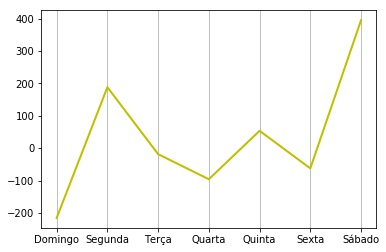
#> input picture nova_base/Jonas/imagem0.jpg, 386 x 252 px; its folder holds only this picture in this run
$ jupyter execute --allow-errors script_image_processing.ipynb   (shell and % lines are left out)   (older library calls are emulated)
#> lines starting #> are read from the running program, lines starting #| are printed output that depends on the picture; after the words box and inside, x2 and y2 are one past the last pixel; in counts of white or black regions, pixels touching at a corner belong together
#NOTAS

https://stackoverflow.com/questions/33541551/hough-lines-in-opencv-python

#Base fetch

#Image segmentation with Hough to detect axis
This code aims to segment graphs images between line and axis separately

###Detection axis function
Utilized for experiments

[cell 1]
# [49 lines left out: function detect_axis_from_chart_probabilistic, not called in this run]

###Mask to isolate lines function

[cell 2]
def get_mask_over_lines(img):
  img_out = np.ones((400,400), np.uint8) * 255

  blurGaussian = cv2.GaussianBlur(img,(5,5),0)
  ret, th2 = cv2.threshold(blurGaussian, 127, 255, cv2.THRESH_BINARY+cv2.THRESH_OTSU)

  # edges = cv2.Canny(th2,100,300,apertureSize = 3) # TODO removed
  laplacian = cv2.Laplacian(th2, cv2.CV_8UC1)
  kernel = np.array( [[0,1,0],
                      [1,1,1],
                      [0,1,0]], np.uint8)
  laplacian = cv2.dilate(laplacian,kernel,iterations = 1)

  # [5 lines of commented-out code are left out]

  most_left_vertical_line = (400,0,400,400)
  most_right_vertical_line = (0,0,0,400)
  upper_horizontal_line = (0,400,400,400)
  lower_horizontal_line = (0,0,400,0)

  lines = cv2.HoughLinesP(laplacian, 1, np.pi/180, 200, 100, 100)
  for line in lines:
    for x1,y1, x2,y2 in line:
      line = line[0]

      # vertical line case
      if x1 == x2:
        # find most left vertical line
        x_most_left = most_left_vertical_line[0]
        if x1 < x_most_left:
          most_left_vertical_line = line
        # find most right vertical line
        x_most_right = most_right_vertical_line[0]
        if x1 > x_most_right:
          most_right_vertical_line = line

      # horizontal line case
      elif y1 == y2:
        # find upper horizontal line
        y_most_upper = upper_horizontal_line[1]
        if y1 < y_most_upper:
          upper_horizontal_line = line
        # find lower horizontal line
        y_most_lower = lower_horizontal_line[1]
        if y1 > y_most_lower:
          lower_horizontal_line = line

      # TODO debug
      # cv2.line(img, (x1, y1), (x2, y2), (0,0,0), 2)

  # TODO debug
  # print('img')
  # cv2_imshow(img)

  margin_tolerance = 5

  # left
  x1, y1, x2, y2 = most_left_vertical_line
  cv2.rectangle(img_out, (0,0), (x2+margin_tolerance,400), (0,0,0), -1)

  #right
  x1, y1, x2, y2 = most_right_vertical_line
  cv2.rectangle(img_out, (400,400), (x2-margin_tolerance,0), (0,0,0), -1)

  #top
  x1, y1, x2, y2 = upper_horizontal_line
  cv2.rectangle(img_out, (0,0), (400,y2+margin_tolerance), (0,0,0), -1)

  #bottom
  x1, y1, x2, y2 = lower_horizontal_line
  cv2.rectangle(img_out, (400,400), (0,y2-margin_tolerance), (0,0,0), -1)

  return img_out

###Function to segment image between lines and axis

[cell 3]
def segment_image_lines_and_axis(img):
  # get mask from axis
  mask = get_mask_over_lines(img)
  # get only line part of graph
  line_part = cv2.bitwise_and(mask, img)
  # get only numbers and characters part of graph
  mask_inv = 255 - mask
  axis_information_part = cv2.bitwise_and(mask_inv, img)

  line_part = cv2.add(line_part, mask_inv)
  axis_information_part = cv2.add(axis_information_part, mask)

  # TODO debug
  # print('before')
  # cv2_imshow(line_part)
  # cv2_imshow(axis_information_part)

  line_part = cv2.GaussianBlur(line_part, (5,5), 0)
  ret, th_line_part = cv2.threshold(line_part, 210, 255, cv2.THRESH_BINARY)
  ret, th_axis_part = cv2.threshold(axis_information_part, 127, 255, cv2.THRESH_BINARY+cv2.THRESH_OTSU)

  return th_line_part, axis_information_part

###Execution over files

[cell 4]
import math
import cv2
import numpy as np
from matplotlib import pyplot as plt
from google.colab.patches import cv2_imshow
from PIL import Image
import glob
import shutil

dest_dir = "base"
# for diretorioPai in glob.glob('base/*'):
for diretorioPai in glob.glob('nova_base/*'):
  for imagem in glob.glob(diretorioPai+'/*'):
    if(".txt" not in imagem and ".docx" not in imagem and ".gif" not in imagem and ".svg" not in imagem and ".png" not in imagem and ".PNG" not in imagem):
      print(imagem)
      img = cv2.imread(imagem,0)
#> img: shape (252, 386); min 0, max 255, mean 248.1
      img = cv2.resize(img, (400,400))
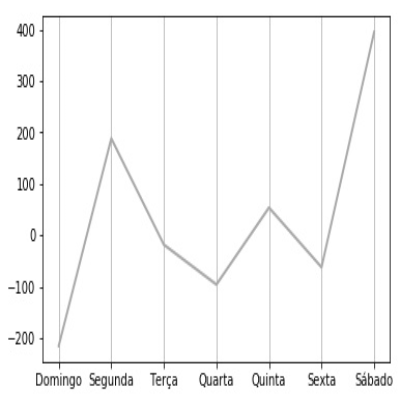
#> img: shape (400, 400); min 11, max 255, mean 248.1

      print('original')
      cv2_imshow(img)

      line_part, axis_information_part = segment_image_lines_and_axis(img)
#> in get_mask_over_lines, `blurGaussian = cv2.GaussianBlur(img,(5,5),0)`:
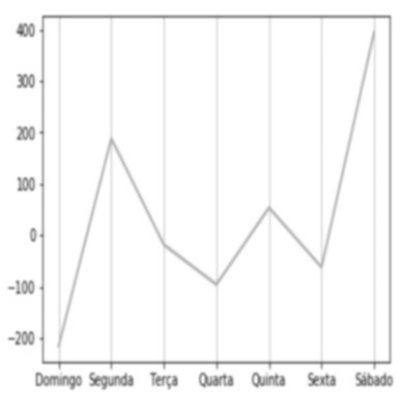
#> blurGaussian: shape (400, 400); min 91, max 255, mean 248.1
#> in get_mask_over_lines, `ret, th2 = cv2.threshold(blurGaussian, 127, 255, cv2.THRESH_BINARY+cv2..`:
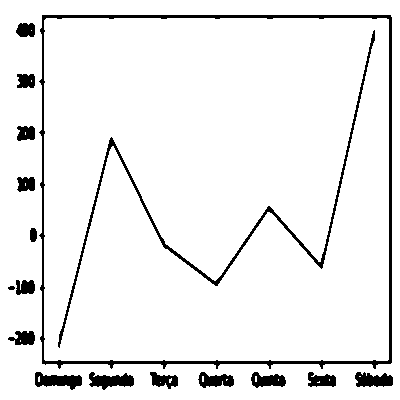
#> th2: shape (400, 400); 93.4% white; 17 black regions, largest, box (x1, y1, x2, y2) and area: (39, 15, 392, 369) 4066, (58, 30, 375, 348) 2211, (35, 372, 82, 390) 515
#> in get_mask_over_lines, `ret, th2 = cv2.threshold(blurGaussian, 127, 255, cv2.THRESH_BINARY+cv2..`: ret = 217
#> in get_mask_over_lines, `laplacian = cv2.Laplacian(th2, cv2.CV_8UC1)`: laplacian: shape (400, 400); 3.4% white in thin lines or dots
#> in get_mask_over_lines, `laplacian = cv2.dilate(laplacian,kernel,iterations = 1)`:
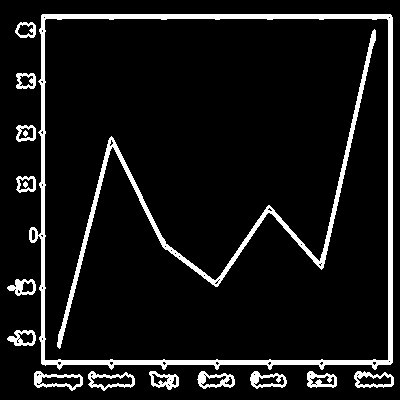
#> laplacian: shape (400, 400); 8.8% white; 17 white regions, largest, box (x1, y1, x2, y2) and area: (29, 14, 393, 370) 6890, (57, 29, 376, 349) 3646, (34, 371, 83, 391) 381
#> in get_mask_over_lines, `lines = cv2.HoughLinesP(laplacian, 1, np.pi/180, 200, 100, 100)`: lines = 21 rows, first 6: [42, 14, 390, 14], [41, 18, 392, 18], [41, 234, 41, 133], [45, 17, 388, 17], [388, 364, 388, 19], [390, 364, 390, 19]
#> the loop in get_mask_over_lines, `for line in lines:` made 21 passes
#> in get_mask_over_lines, `cv2.rectangle(img_out, (0,0), (x2+margin_tolerance,400), (0,0,0), -1)`: img_out: shape (400, 400); 88.2% white; 1 black region, box (x1, y1, x2, y2) and area: (0, 0, 47, 400) 18800
#> in get_mask_over_lines, `cv2.rectangle(img_out, (400,400), (0,y2-margin_tolerance), (0,0,0), -1)`:
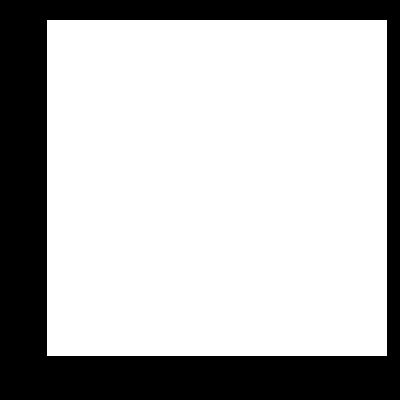
#> img_out: shape (400, 400); 71.4% white; 1 black region, box (x1, y1, x2, y2) and area: (0, 0, 400, 400) 45760
#> in segment_image_lines_and_axis, `axis_information_part = cv2.bitwise_and(mask_inv, img)`:
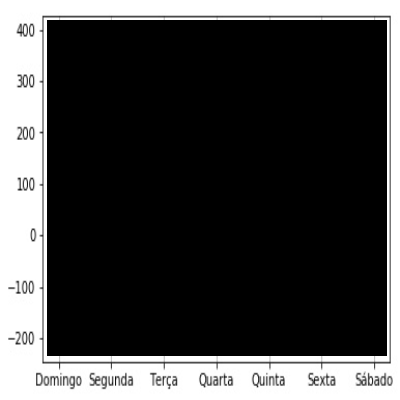
#> axis_information_part: shape (400, 400); min 0, max 255, mean 68.1
#> in segment_image_lines_and_axis, `line_part = cv2.add(line_part, mask_inv)`:
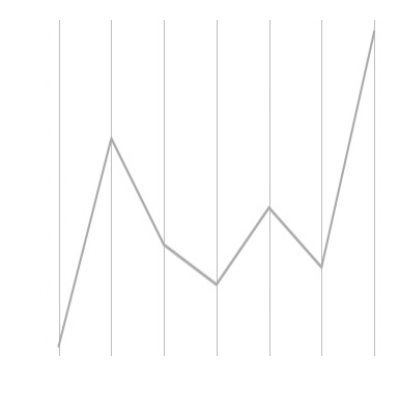
#> line_part: shape (400, 400); min 166, max 255, mean 253
#> in segment_image_lines_and_axis, `axis_information_part = cv2.add(axis_information_part, mask)`:
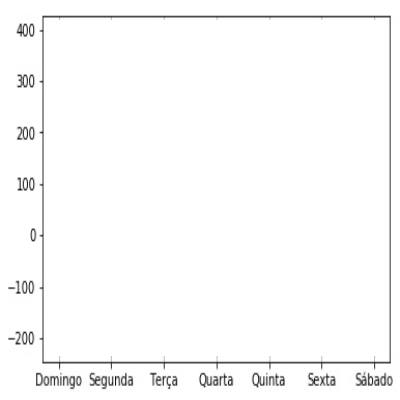
#> axis_information_part: shape (400, 400); min 11, max 255, mean 250.1
#> in segment_image_lines_and_axis, `ret, th_line_part = cv2.threshold(line_part, 210, 255, cv2.THRESH_BINA..`:
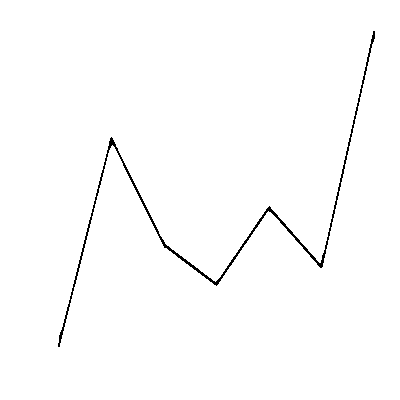
#> th_line_part: shape (400, 400); 98.9% white; black in thin lines or dots, all inside (x1, y1, x2, y2) = (58, 31, 375, 347)
#> in segment_image_lines_and_axis, `ret, th_axis_part = cv2.threshold(axis_information_part, 127, 255, cv2..`:
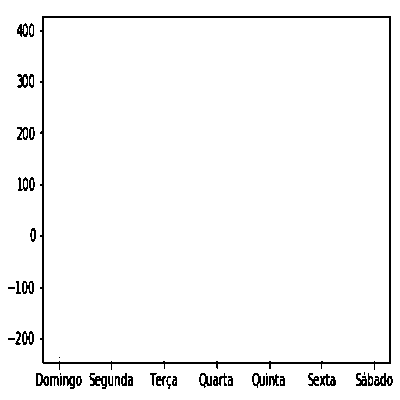
#> th_axis_part: shape (400, 400); 96.7% white; black in thin lines or dots, all inside (x1, y1, x2, y2) = (8, 16, 393, 389)
#> in segment_image_lines_and_axis, `ret, th_axis_part = cv2.threshold(axis_information_part, 127, 255, cv2..`: ret = 191

      print('processed line part')
      cv2_imshow(line_part)
      print('processed number part')
      cv2_imshow(axis_information_part)

    elif(".gif" in imagem):
      print(imagem)
      im = Image.open(imagem)
      rgb_im = im.convert('RGB')
      path=imagem.split('/')
      nome=path[-1].split('.')
      path_novo = '{}.jpg'.format(nome[0])
      rgb_im.save(path_novo)

      img = cv2.imread(path_novo,0)
      img = cv2.resize(img, (400,400))

      print('original')
      cv2_imshow(img)

      line_part, axis_information_part = segment_image_lines_and_axis(img)

      print('processed line part')
      cv2_imshow(line_part)
      print('processed number part')
      cv2_imshow(axis_information_part)

    print(80 * '=')
#> pass 2 of the loop `for diretorioPai in glob.glob('nova_base/*'):`:
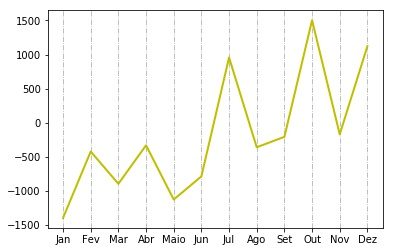
#> input picture nova_base/Wilder/imagem0.jpg, 393 x 252 px
#> in get_mask_over_lines (call 2), `ret, th2 = cv2.threshold(blurGaussian, 127, 255, cv2.THRESH_BINARY+cv2..`:
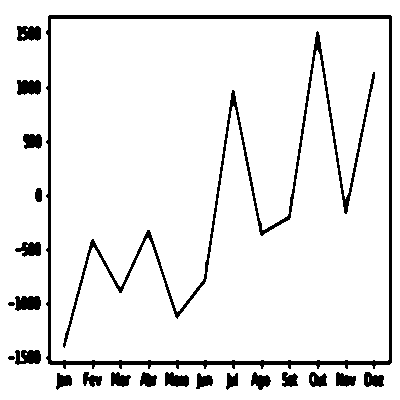
#> th2: shape (400, 400); 92% white; 23 black regions, largest, box (x1, y1, x2, y2) and area: (46, 15, 392, 369) 5007, (63, 31, 375, 348) 3456, (15, 296, 41, 311) 328
#> in get_mask_over_lines (call 2), `ret, th2 = cv2.threshold(blurGaussian, 127, 255, cv2.THRESH_BINARY+cv2..`: ret = 220
#> lines = 20 rows, first 6: [49, 364, 49, 14], [390, 364, 390, 14], [50, 360, 50, 18], [51, 361, 388, 361], [389, 360, 389, 18], [391, 363, 391, 15]
#> the loop in get_mask_over_lines (call 2), `for line in lines:` made 20 passes
#> mask_inv: shape (400, 400); 29% white; 1 white region, box (x1, y1, x2, y2) and area: (0, 0, 400, 400) 46440
#> th_line_part: shape (400, 400); 98.5% white; black in thin lines or dots, all inside (x1, y1, x2, y2) = (63, 32, 375, 347)
#> in segment_image_lines_and_axis (call 2), `ret, th_axis_part = cv2.threshold(axis_information_part, 127, 255, cv2..`:
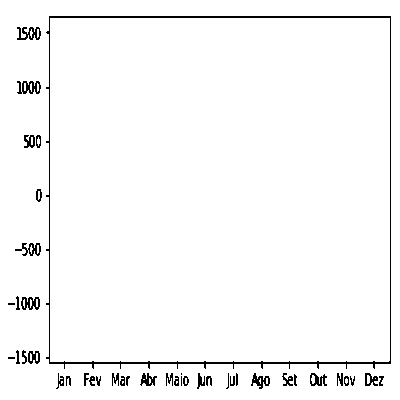
#> th_axis_part: shape (400, 400); 97.1% white; black in thin lines or dots, all inside (x1, y1, x2, y2) = (8, 16, 391, 389)
#> in segment_image_lines_and_axis (call 2), `ret, th_axis_part = cv2.threshold(axis_information_part, 127, 255, cv2..`: ret = 184
